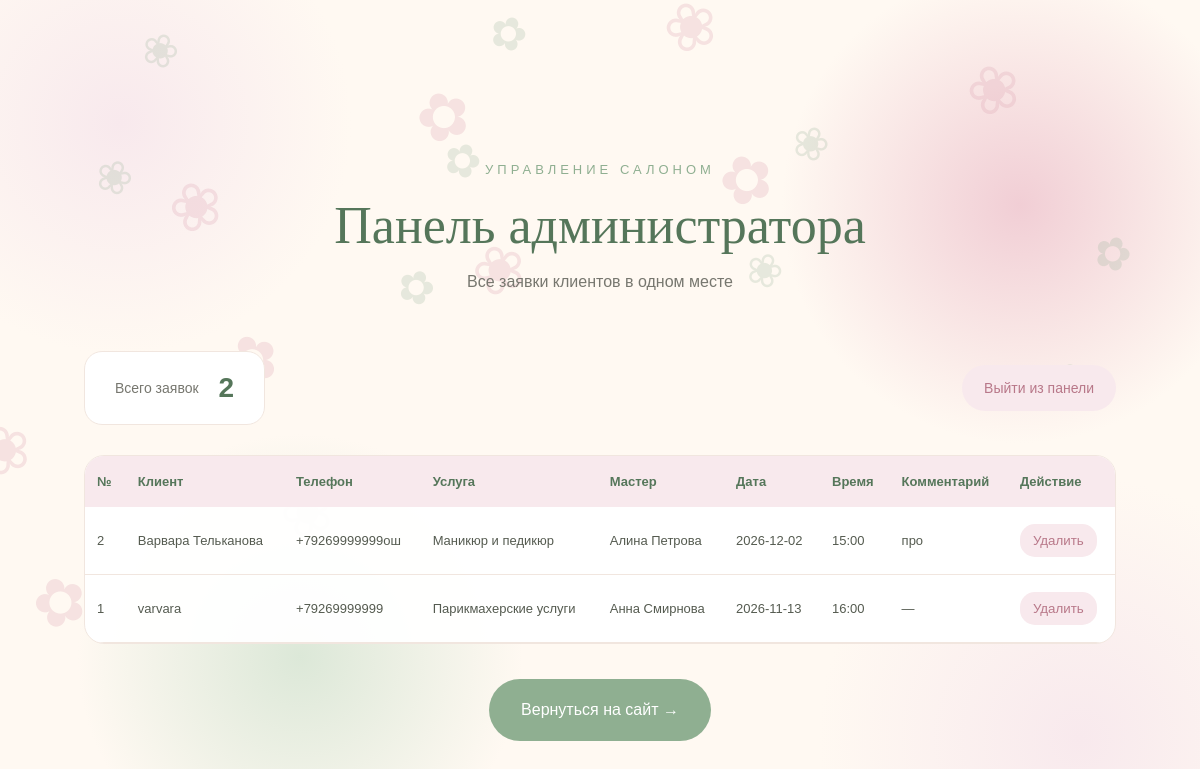
/admin (signed in), run on the app's committed database.
### tables this page shows
CREATE TABLE bookings (
            id INTEGER PRIMARY KEY AUTOINCREMENT,
            name TEXT,
            phone TEXT,
            service TEXT,
            master TEXT,
            date TEXT,
            time TEXT,
            comment TEXT
        );

### app.py (the view)
@app.route('/admin')
def admin():
    if not session.get('admin'):
        return redirect('/login')
    connection = get_database()
    bookings = connection.execute('''
        SELECT * FROM bookings ORDER BY id DESC
    ''').fetchall()
    connection.close()
    return render_template('admin.html', bookings=bookings)

### app.py (called while the page is built)
def get_database():
    connection = sqlite3.connect('database.db')
    return connection

### templates/admin.html (shortened to what this page needs)
<!DOCTYPE html>
<html lang="ru">
<head>
    <link rel="stylesheet" href="{{ url_for('static', filename='css/style.css') }}">
</head>
<body>
    <main class="inner-page admin-page">
        <section class="page-heading">
            <span>УПРАВЛЕНИЕ САЛОНОМ</span>
            <h1>Панель администратора</h1>
            <p>Все заявки клиентов в одном месте</p>
        </section>
        <div class="admin-top">
            <div class="admin-stat">
                <span>Всего заявок</span>
                <strong>{{ bookings|length }}</strong>
            </div>
            <a href="/logout" class="admin-logout">Выйти из панели</a>
        </div>
        <section class="admin-table-container">
            {% if bookings %}
            <table class="admin-table">
                <thead>
                    <tr>
                        <th>№</th>
                        <th>Клиент</th>
                        <th>Телефон</th>
                        <th>Услуга</th>
                        <th>Мастер</th>
                        <th>Дата</th>
                        <th>Время</th>
                        <th>Комментарий</th>
                        <th>Действие</th>
                    </tr>
                </thead>
                <tbody>
                    {% for booking in bookings %}
                    <tr>
                        <td>{{ booking[0] }}</td>
                        <td>{{ booking[1] }}</td>
                        <td>{{ booking[2] }}</td>
                        <td>{{ booking[3] }}</td>
                        <td>{{ booking[4] }}</td>
                        <td>{{ booking[5] }}</td>
                        <td>{{ booking[6] }}</td>
                        <td>{{ booking[7] or '—' }}</td>
                        <td>
                            <form method="POST"
                                  action="/delete_booking/{{ booking[0] }}"
                                  onsubmit="return confirm('Удалить эту заявку?')">
                                <button type="submit" class="delete-button">
                                    Удалить
                                </button>
                            </form>
                        </td>
                    </tr>
                    {% endfor %}
                </tbody>
            </table>
            {% else %}
            <div class="empty-bookings">
                <span>♡</span>
                <h2>Пока заявок нет</h2>
                <p>Когда клиенты заполнят форму записи, здесь появятся их заявки.</p>
            </div>
            {% endif %}
        </section>
        <div class="admin-back">
            <a href="/" class="main-button">Вернуться на сайт →</a>
        </div>
    </main>
</body>
</html>

### static/css/style.css (style rules this page uses)
* { margin: 0; padding: 0; box-sizing: border-box; }
body { font-family: 'Montserrat', sans-serif; background-color: #FFF9F2; color: #34352F; }
a { text-decoration: none; color: inherit; }
.main-button { display: inline-flex; align-items: center; gap: 25px; padding: 22px 32px; background-color: #8FAF91; color: white; border-radius: 40px; font-size: 16px; transition: 0.3s; }
.inner-page { min-height: 100vh; padding: 160px 7% 80px; background-color: #FFF9F2; }
.page-heading { text-align: center; margin-bottom: 60px; }
.page-heading > span { color: #8FAF91; font-size: 13px; letter-spacing: 4px; }
.page-heading h1 { font-family: 'Playfair Display', serif; font-size: 52px; font-weight: 400; color: #55765A; margin: 18px 0; }
.page-heading p { color: #77776F; font-size: 16px; }
body { background-color: #FFF9F2; background-image: radial-gradient(ellipse at 10% 10%, rgba(241, 206, 213, 0.25), transparent 35%), radial-gradient(ellipse at 90% 90%, rgba(220, 232, 216, 0.35), transparent 35%), radial-gradient(ellipse at 50% 50%, rgba(248, 233, 237, 0.3), transparent 60%); background-attachment: fixed; }
body::before { content: "❀ ✿ ❀ ✿ ❀"; position: fixed; inset: 0; z-index: 0; pointer-events: none; font-size: 95px; line-height: 2.8; letter-spacing: 45px; word-spacing: 20px; color: #D99EAE; opacity: 0.16; overflow: hidden; white-space: pre-wrap; }
body::after { content: "✿ ❀ ✿ ❀ ✿"; position: fixed; inset: 0; z-index: 0; pointer-events: none; font-size: 75px; line-height: 3.5; letter-spacing: 65px; word-spacing: 30px; color: #8FAF91; opacity: 0.13; overflow: hidden; white-space: pre-wrap; }
body > * { position: relative; z-index: 1; }
.inner-page { background: transparent; }
body::before, body::after { position: fixed; z-index: 0; pointer-events: none; font-family: Georgia, serif; font-size: 220px; opacity: 0.12; line-height: 1; }
body::before { content: "❀"; top: 100px; left: -45px; color: #D99EAE; transform: rotate(-20deg); }
body::after { content: "✿"; bottom: 20px; right: -35px; color: #8FAF91; transform: rotate(20deg); }
body { background-color: #FFF9F2 !important; background-image: radial-gradient(circle at 10% 15%, #F8E9ED 0%, transparent 18%), radial-gradient(circle at 85% 25%, #F1CED5 0%, transparent 20%), radial-gradient(circle at 25% 80%, #DCE8D8 0%, transparent 20%), radial-gradient(circle at 90% 90%, #F8E9ED 0%, transparent 20%); background-attachment: fixed; }
body::before { content: "✿ ❀ ✿ ❀ ✿ ❀ ✿ ❀ ✿ ❀ ✿ ❀"; position: fixed; top: 0; left: 0; width: 100%; height: 100%; z-index: 0; pointer-events: none; font-size: 65px; line-height: 2.5; letter-spacing: 25px; color: #D99EAE; opacity: 0.25; overflow: hidden; }
body::after { content: "❀ ✿ ❀ ✿ ❀ ✿ ❀ ✿ ❀ ✿"; position: fixed; top: 35px; left: 35px; width: 100%; height: 100%; z-index: 0; pointer-events: none; font-size: 45px; line-height: 3; letter-spacing: 40px; color: #8FAF91; opacity: 0.22; overflow: hidden; }
.inner-page { background: transparent !important; }
.admin-top { max-width: 1300px; margin: 0 auto 30px; display: flex; align-items: center; justify-content: space-between; gap: 20px; }
.admin-stat { background: white; border: 1px solid #F1E6DF; border-radius: 18px; padding: 20px 30px; display: flex; align-items: center; gap: 20px; }
.admin-stat span { color: #77776F; font-size: 14px; }
.admin-stat strong { color: #55765A; font-size: 28px; }
.admin-logout { background: #F8E9ED; color: #B87889; padding: 15px 22px; border-radius: 25px; font-size: 14px; }
.admin-table-container { max-width: 1300px; margin: 0 auto; background: rgba(255, 255, 255, 0.95); border: 1px solid #F1E6DF; border-radius: 20px; overflow-x: auto; }
.admin-table { width: 100%; border-collapse: collapse; min-width: 1000px; }
.admin-table th { background: #F8E9ED; color: #55765A; padding: 18px 12px; font-size: 13px; text-align: left; }
.admin-table td { padding: 17px 12px; border-bottom: 1px solid #F1E6DF; color: #555B50; font-size: 13px; }
.delete-button { background: #F8E9ED; color: #B87889; border: none; border-radius: 15px; padding: 9px 13px; cursor: pointer; }
.admin-back { text-align: center; margin-top: 35px; }

### data on the page
bookings: id "2", name "Варвара Тельканова", phone "+79269999999ош", service "Маникюр и педикюр", master "Алина Петрова", date "2026-12-02", time "15:00", comment "про"
bookings: id "1", name "varvara", phone "+79269999999", service "Парикмахерские услуги", master "Анна Смирнова", date "2026-11-13", time "16:00", comment "—"

### other printed values
{{ bookings|length }} "2"
